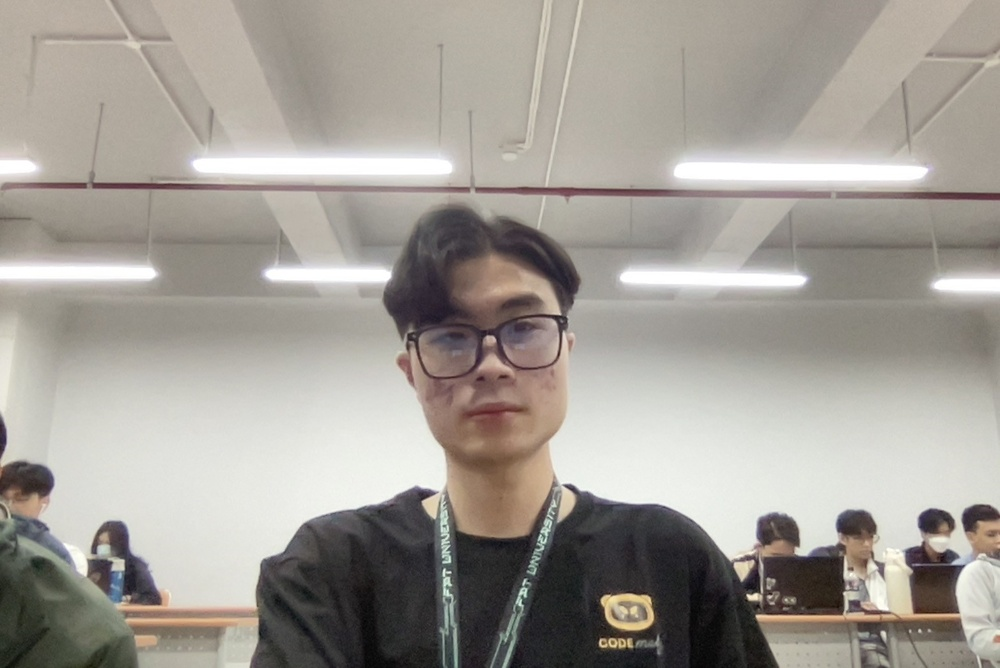
#> input picture Datasets/SE171025/1.jpg, 1000 x 668 px, shrunk from 1564 x 1044 before the run; its folder holds only this picture in this run
$ python train_regconizer.py   (older library calls are emulated)
#> lines starting #> are read from the running program, lines starting #| are printed output that depends on the picture
import cv2
import os

import numpy as np

datasets = "Datasets"
student_id = os.listdir("%s" % datasets)

# Check students IDs
print("Student IDs: ", end="")
print(*student_id, sep=", ")

recognizer = cv2.face.LBPHFaceRecognizer_create()
detector = cv2.CascadeClassifier("Cascades/haarcascade_frontalface_default.xml");

extracted_Faces = []
ids = []
for student in student_id:
    path = f"{datasets}/{student}"
    numbers_of_pic = len(os.listdir(path))
    for i in range(1, numbers_of_pic + 1):
        # Read image
        frame = cv2.imread(path + "/" + f"{i}.jpg")
#> frame is the input picture: shape (668, 1000, 3); mean B, G, R 149.6, 156.6, 161.6
        frame = cv2.flip(frame, 1)
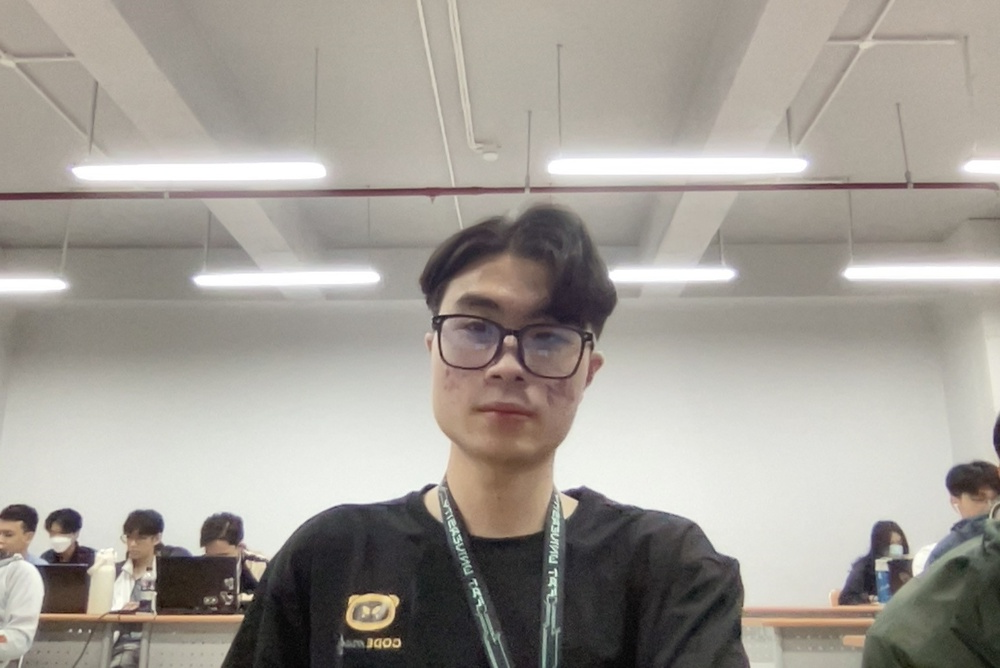
#> frame: shape (668, 1000, 3); mean B, G, R 149.6, 156.6, 161.6
        gray = cv2.cvtColor(frame, cv2.COLOR_BGR2GRAY)  # Grayscale (Turn to uint8)
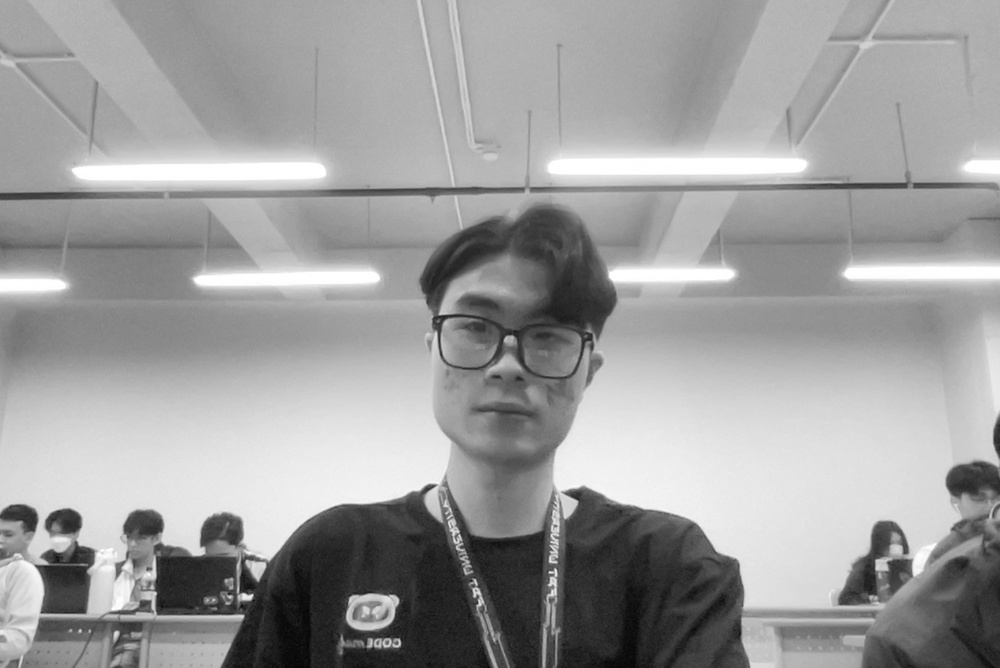
#> gray: shape (668, 1000); min 2, max 255, mean 157.3
        # Detect faces in the image
        try:
            faces = detector.detectMultiScale(
                gray,
                scaleFactor=1.1,
                minNeighbors=5,
                minSize=(30, 30)
                # flags = cv2.CV_HAAR_SCALE_IMAGE
            )
#> faces = [[413, 249, 197, 197]]

            # Even though there is 1 face, Classifier return a list of point, hence while the use of for loop
            for (x, y, w, h) in faces:
                extracted_Faces.append(gray[y:y + h, x:x + w])
                ids.append(int(student[2:]))
#> this loop made 1 pass
#> after the loop, extracted_Faces = 1 item; ids = [171025]
        except cv2.error:
            print(student, i)
#> pass 2 of the loop `for student in student_id:`:
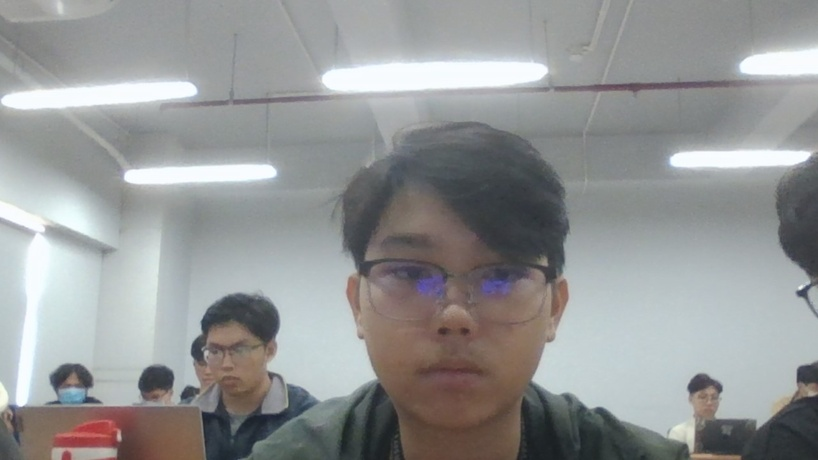
#> input picture Datasets/SE171070/1.jpg, 818 x 460 px, shrunk from 1280 x 720 before the run
#> frame is the input picture: shape (460, 818, 3); mean B, G, R 149.8, 149.7, 148
#> `frame = cv2.flip(frame, 1)`:
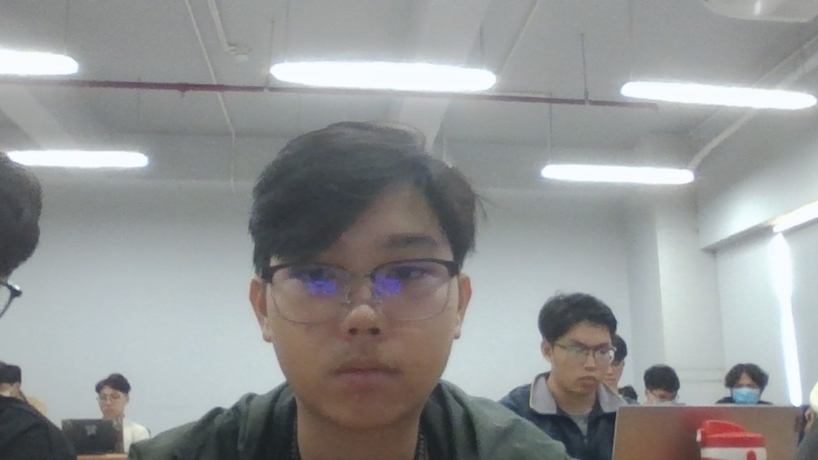
#> frame: shape (460, 818, 3); mean B, G, R 149.8, 149.7, 148
#> `gray = cv2.cvtColor(frame, cv2.COLOR_BGR2GRAY)`:
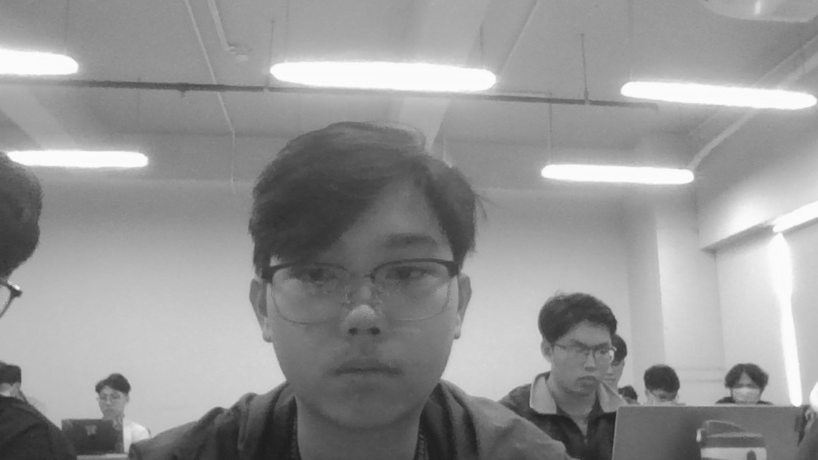
#> gray: shape (460, 818); min 29, max 254, mean 149.2
#> faces = [[552, 321, 73, 73], [242, 184, 237, 237]]
#> the loop `for (x, y, w, h) in faces:` made 2 passes
#> after the loop `for (x, y, w, h) in faces:`: extracted_Faces = 3 items; ids = [171025, 171070, 171070]

# print(ids)

# # Train recognizer
recognizer.train(extracted_Faces, np.array(ids))
#> (the run stopped early here; a loop or call above may not have finished)
